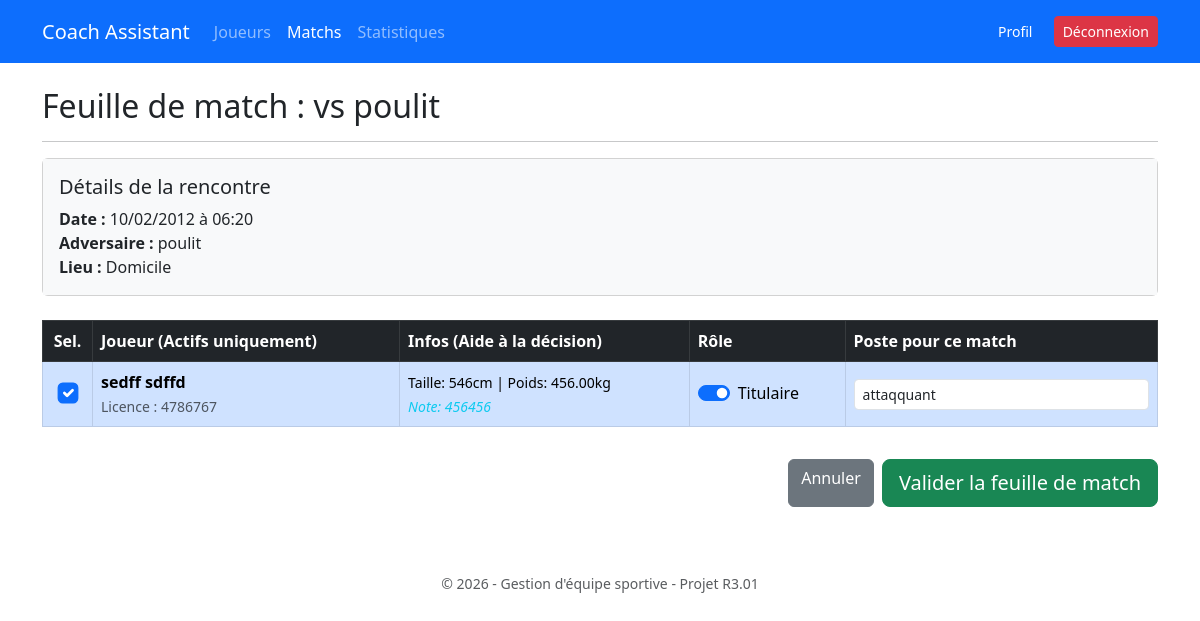
The page /index.php?page=matchs&action=feuille&id=2 (signed in) on the database its author committed.
### tables this page shows
CREATE TABLE `match_rencontre` (
  `id_match` int(11) NOT NULL,
  `date_heure` datetime NOT NULL,
  `nom_equipe_adverse` varchar(100) NOT NULL,
  `lieu_rencontre` enum('Domicile','Exterieur') NOT NULL,
  `resultat_equipe` int(11) DEFAULT NULL,
  `resultat_adverse` int(11) DEFAULT NULL
);

CREATE TABLE `joueur` (
  `id_joueur` int(11) NOT NULL,
  `nom` varchar(50) NOT NULL,
  `prenom` varchar(50) NOT NULL,
  `numero_licence` varchar(50) NOT NULL,
  `date_naissance` date NOT NULL,
  `taille` int(11) DEFAULT NULL COMMENT 'en cm',
  `poids` decimal(5,2) DEFAULT NULL COMMENT 'en kg',
  `statut` enum('Actif','Blessé','Suspendu','Absent') DEFAULT 'Actif',
  `commentaire` text DEFAULT NULL
);

CREATE TABLE `participer` (
  `id_match` int(11) NOT NULL,
  `id_joueur` int(11) NOT NULL,
  `est_titulaire` tinyint(1) DEFAULT 0,
  `poste` varchar(50) DEFAULT NULL,
  `evaluation` int(11) DEFAULT NULL COMMENT 'Note de 1 à 5'
);

### controllers/MatchController.php (called while the page is built, shortened)
<?php
class MatchController {
    public function feuille() {
        $id_match = $_GET['id'];
        $matchModel = new MatchModel();
        $joueurModel = new JoueurModel();
        $match = $matchModel->getMatchById($id_match);
        $joueursActifs = $joueurModel->getJoueursActifs();
        $selectionActuelle = $matchModel->getFeuilleDeMatch($id_match);
        $titre = "Feuille de match : vs " . htmlspecialchars($match['nom_equipe_adverse']);
        $vue = "../views/matchs/feuille.php";
        $currentPage = 'matchs';
        require_once "../views/layout.php";
    }
}
?>

### config/DBConnection.php (called while the page is built)
<?php
class DBConnection {
    private static $instance = null;
    private $pdo;
    private function __construct() {
        $host = 'localhost';
        $dbname = 'gestion_sport';
        $user = 'root';
        $pass = '';
        try {
            $this->pdo = new PDO("mysql:host=$host;dbname=$dbname;charset=utf8", $user, $pass);
            $this->pdo->setAttribute(PDO::ATTR_ERRMODE, PDO::ERRMODE_EXCEPTION);
            $this->pdo->setAttribute(PDO::ATTR_DEFAULT_FETCH_MODE, PDO::FETCH_ASSOC);
        } catch (PDOException $e) {
            die("Erreur connexion DB: " . $e->getMessage());
        }
    }
    public static function getInstance() {
        if (self::$instance === null) {
            self::$instance = new DBConnection();
        }
        return self::$instance;
    }
    public function getPDO() {
        return $this->pdo;
    }
}
?>

### models/MatchModel.php (called while the page is built, shortened)
<?php
class MatchModel {
    private $pdo;
    public function __construct() {
        $this->pdo = DBConnection::getInstance()->getPDO();
    }
    public function getMatchById($id) {
        $sql = "SELECT * FROM match_rencontre WHERE id_match = :id";
        $stmt = $this->pdo->prepare($sql);
        $stmt->execute([':id' => $id]);
        return $stmt->fetch();
    }
    public function getFeuilleDeMatch($id_match) {
        $sql = "SELECT * FROM participer WHERE id_match = :id_match";
        $stmt = $this->pdo->prepare($sql);
        $stmt->execute([':id_match' => $id_match]);
        $result = [];
        while ($row = $stmt->fetch()) {
            $result[$row['id_joueur']] = $row;
        }
        return $result;
    }
}
?>

### models/JoueurModel.php (called while the page is built, shortened)
<?php
class JoueurModel {
    private $pdo;
    public function __construct() {
        $this->pdo = DBConnection::getInstance()->getPDO();
    }
    public function getJoueursActifs() {
        $sql = "SELECT * FROM joueur WHERE statut = 'Actif' ORDER BY nom, prenom";
        $stmt = $this->pdo->prepare($sql);
        $stmt->execute();
        return $stmt->fetchAll();
    }
}
?>

### views/matchs/feuille.php (the view, shortened to what this page needs)
<div class="card mb-4">
    <div class="card-body bg-light">
        <h5 class="card-title">Détails de la rencontre</h5>
        <p class="mb-0">
            <strong>Date :</strong> <?= date('d/m/Y à H:i', strtotime($match['date_heure'])) ?> <br>
            <strong>Adversaire :</strong> <?= htmlspecialchars($match['nom_equipe_adverse']) ?> <br>
            <strong>Lieu :</strong> <?= $match['lieu_rencontre'] ?>
        </p>
    </div>
</div>
<form action="" method="post">
    <div class="table-responsive">
        <table class="table table-bordered align-middle">
            <thead class="table-dark">
                <tr>
                    <th class="text-center" style="width: 50px;">Sel.</th>
                    <th>Joueur (Actifs uniquement)</th>
                    <th>Infos (Aide à la décision)</th>
                    <th>Rôle</th>
                    <th>Poste pour ce match</th>
                </tr>
            </thead>
            <tbody>
                <?php foreach ($joueursActifs as $j):
                    $id = $j['id_joueur'];
                    $selected = isset($selectionActuelle[$id]);
                    $data = $selected ? $selectionActuelle[$id] : [];
                ?>
                <tr class="<?= $selected ? 'table-primary' : '' ?>">
                    <td class="text-center">
                        <div class="form-check d-flex justify-content-center">
                            <input class="form-check-input" type="checkbox"
                                   name="joueurs[]" value="<?= $id ?>"
                                   <?= $selected ? 'checked' : '' ?>
                                   style="transform: scale(1.3);">
                        </div>
                    </td>
                    <td>
                        <strong><?= htmlspecialchars($j['nom'] . ' ' . $j['prenom']) ?></strong><br>
                        <small class="text-muted">Licence : <?= htmlspecialchars($j['numero_licence']) ?></small>
                    </td>
                    <td>
                        <small>
                            Taille: <?= $j['taille'] ? $j['taille'].'cm' : '-' ?> |
                            Poids: <?= $j['poids'] ? $j['poids'].'kg' : '-' ?>
                        </small>
                        <?php if(!empty($j['commentaire'])): ?>
                            <br><small class="text-info fst-italic">Note: <?= htmlspecialchars($j['commentaire']) ?></small>
                        <?php endif; ?>
                    </td>
                    <td>
                        <div class="form-check form-switch">
                            <input class="form-check-input" type="checkbox"
                                   name="data[<?= $id ?>][titulaire]"
                                   <?= (isset($data['est_titulaire']) && $data['est_titulaire'] == 1) ? 'checked' : '' ?>>
                            <label class="form-check-label">Titulaire</label>
                        </div>
                    </td>
                    <td>
                        <input type="text" class="form-control form-control-sm"
                               name="data[<?= $id ?>][poste]"
                               placeholder="Ex: Ailier gauche"
                               value="<?= isset($data['poste']) ? htmlspecialchars($data['poste']) : '' ?>">
                    </td>
                </tr>
                <?php endforeach; ?>
            </tbody>
        </table>
    </div>
    <div class="d-flex justify-content-end mt-3 mb-5">
        <a href="index.php?page=matchs&action=liste" class="btn btn-secondary me-2">Annuler</a>
        <button type="submit" class="btn btn-success btn-lg">Valider la feuille de match</button>
    </div>
</form>

### views/layout.php (shortened to what this page needs)
<!DOCTYPE html>
<html lang="fr">
<head>
    <link href="https://cdn.jsdelivr.net/npm/bootstrap@5.3.0/dist/css/bootstrap.min.css" rel="stylesheet">
    <link rel="stylesheet" href="../css/style.css">
</head>
<body>
    <?php if (isset($_SESSION['user'])): ?>
    <nav class="navbar navbar-expand-lg navbar-dark bg-primary mb-4">
        <div class="container">
            <a class="navbar-brand" href="#">Coach Assistant</a>
            <div class="collapse navbar-collapse" id="navbarNav">
                <ul class="navbar-nav me-auto">
                    <li class="nav-item">
                        <a class="nav-link <?= ($currentPage ?? '') == 'joueurs' ? 'active' : '' ?>" href="index.php?page=joueurs&action=liste">Joueurs</a>
                    </li>
                    <li class="nav-item">
                        <a class="nav-link <?= ($currentPage ?? '') == 'matchs' ? 'active' : '' ?>" href="index.php?page=matchs&action=liste">Matchs</a>
                    </li>
                    <li class="nav-item">
                        <a class="nav-link <?= ($currentPage ?? '') == 'stats' ? 'active' : '' ?>" href="index.php?page=stats">Statistiques</a>
                    </li>
                </ul>
                <span class="navbar-text">
                    <a href="index.php?page=profile&action=index" class="btn btn-outline-primary btn-sm me-2">Profil</a>
                    <a href="index.php?page=auth&action=logout" class="btn btn-danger btn-sm">Déconnexion</a>
                </span>
            </div>
        </div>
    </nav>
    <?php endif; ?>
    <div class="container">
        <?php
            if (isset($titre)) echo "<h2>$titre</h2><hr>";
            if (isset($vue)) include $vue;
        ?>
    </div>
    <footer class="text-center mt-5 py-3 text-muted">
        <small>&copy; 2026 - Gestion d'équipe sportive - Projet R3.01</small>
    </footer>
</body>
</html>

### rows shown on the page
match_rencontre: nom_equipe_adverse "Feuille de match : vs poulit", date_heure "10/02/2012 à 06:20", nom_equipe_adverse "poulit", lieu_rencontre "Domicile"
joueur: id_joueur "☑", nom+prenom "sedff sdffd", numero_licence "4786767", taille "546", poids "456.00", commentaire "456456", id_joueur.poste "attaqquant"
participer: id_joueur "☑"
